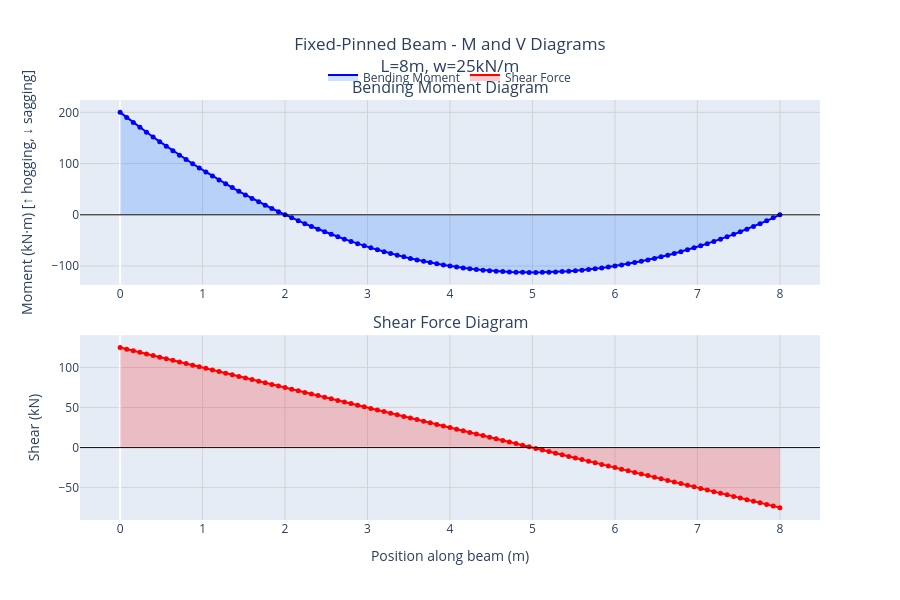

Source (notebook cell):
### Code cell
# Plot M and V diagrams for fixed-pinned beam
fig_fp = plot_beam_diagrams(
    beam=fp_beam,
    title="Fixed-Pinned Beam - M and V Diagrams<br>L=8m, w=25kN/m",
    height=600,
)
fig_fp.show()
